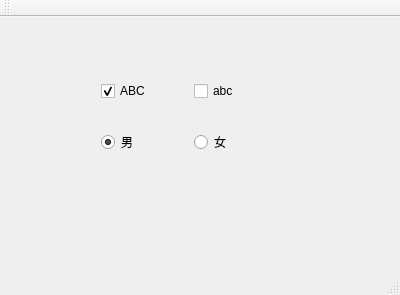
<?xml version="1.0" encoding="UTF-8"?>
<ui version="4.0">
 <class>MainWindow</class>
 <widget class="QMainWindow" name="MainWindow">
  <property name="geometry">
   <rect>
    <x>0</x>
    <y>0</y>
    <width>400</width>
    <height>295</height>
   </rect>
  </property>
  <property name="windowTitle">
   <string>MainWindow</string>
  </property>
  <widget class="QWidget" name="centralWidget">
   <widget class="QWidget" name="">
    <property name="geometry">
     <rect>
      <x>90</x>
      <y>30</y>
      <width>201</width>
      <height>141</height>
     </rect>
    </property>
    <layout class="QVBoxLayout" name="verticalLayout">
     <item>
      <layout class="QHBoxLayout" name="horizontalLayout">
       <item>
        <widget class="QCheckBox" name="cb_0">
         <property name="text">
          <string>ABC</string>
         </property>
         <property name="checked">
          <bool>true</bool>
         </property>
        </widget>
       </item>
       <item>
        <widget class="QCheckBox" name="cb_1">
         <property name="text">
          <string>abc</string>
         </property>
        </widget>
       </item>
      </layout>
     </item>
     <item>
      <layout class="QHBoxLayout" name="horizontalLayout_2">
       <item>
        <widget class="QRadioButton" name="rb_man">
         <property name="sizeIncrement">
          <size>
           <width>15</width>
           <height>0</height>
          </size>
         </property>
         <property name="baseSize">
          <size>
           <width>30</width>
           <height>60</height>
          </size>
         </property>
         <property name="text">
          <string>男</string>
         </property>
         <property name="iconSize">
          <size>
           <width>32</width>
           <height>40</height>
          </size>
         </property>
         <property name="checked">
          <bool>true</bool>
         </property>
        </widget>
       </item>
       <item>
        <widget class="QRadioButton" name="rb_woman">
         <property name="text">
          <string>女</string>
         </property>
        </widget>
       </item>
      </layout>
     </item>
    </layout>
   </widget>
  </widget>
  <widget class="QMenuBar" name="menuBar">
   <property name="geometry">
    <rect>
     <x>0</x>
     <y>0</y>
     <width>400</width>
     <height>28</height>
    </rect>
   </property>
  </widget>
  <widget class="QToolBar" name="mainToolBar">
   <attribute name="toolBarArea">
    <enum>TopToolBarArea</enum>
   </attribute>
   <attribute name="toolBarBreak">
    <bool>false</bool>
   </attribute>
  </widget>
  <widget class="QStatusBar" name="statusBar"/>
 </widget>
 <layoutdefault spacing="6" margin="11"/>
 <resources/>
 <connections/>
</ui>
